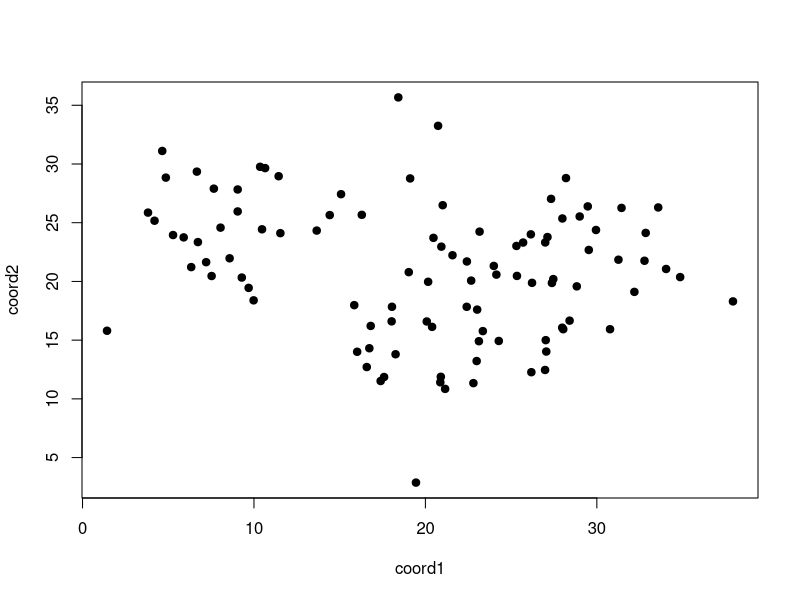
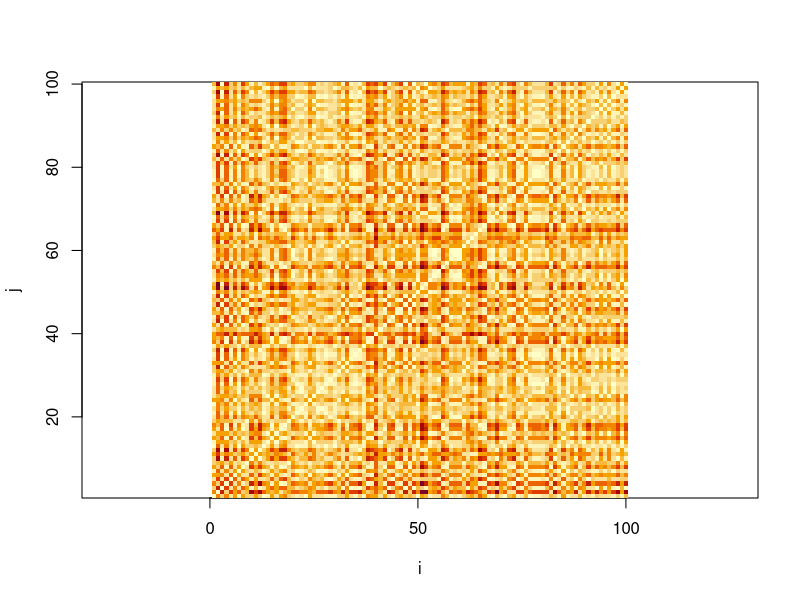
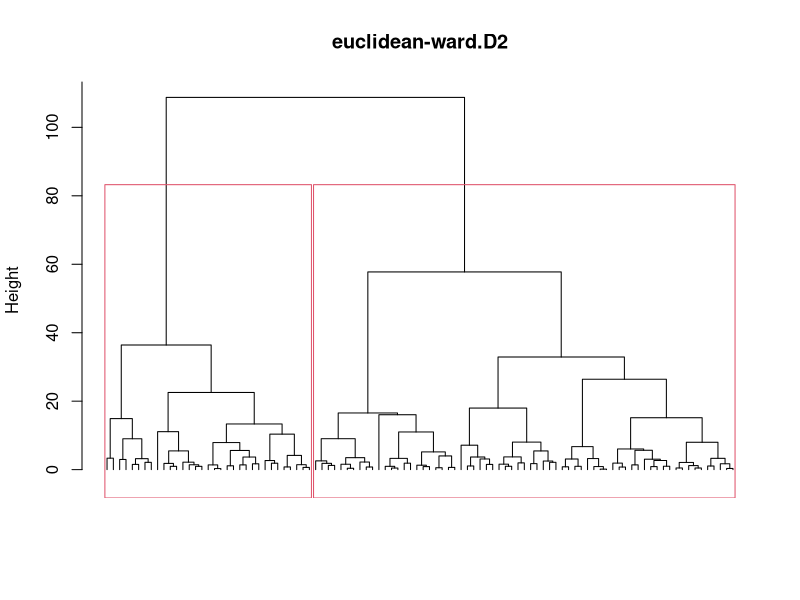
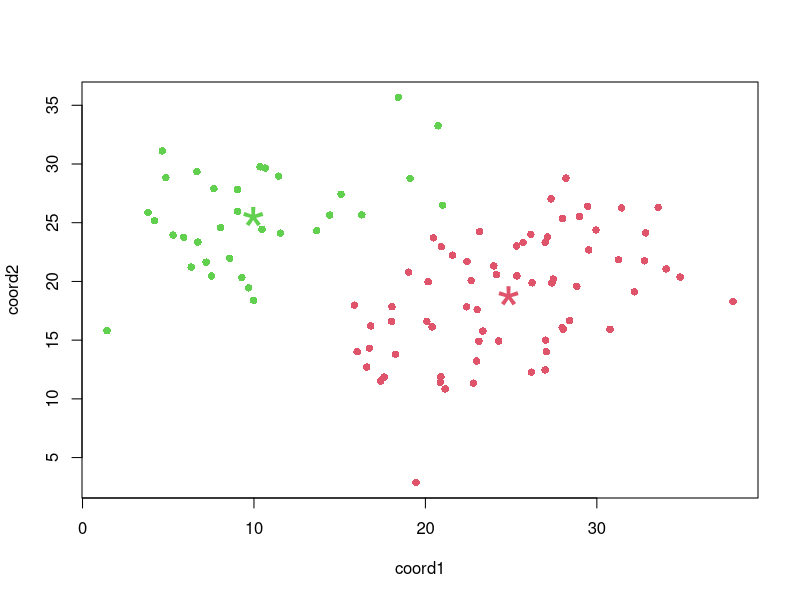
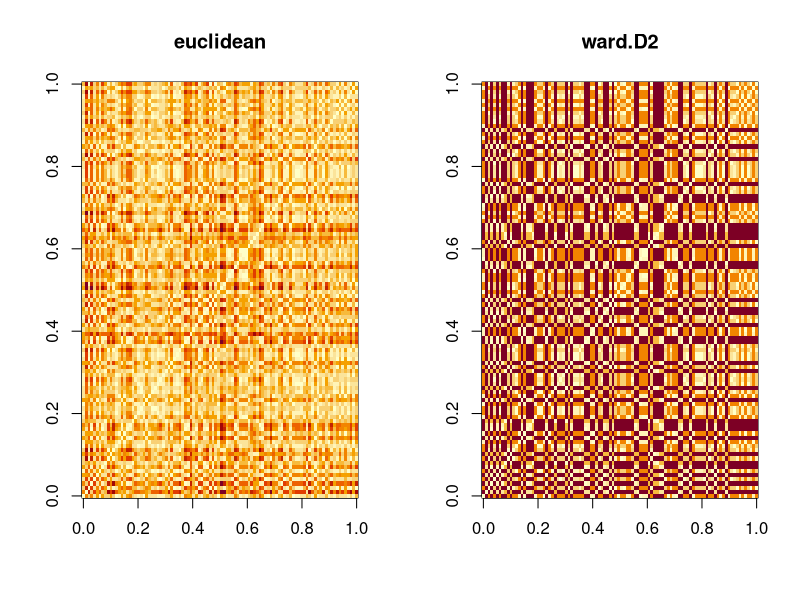
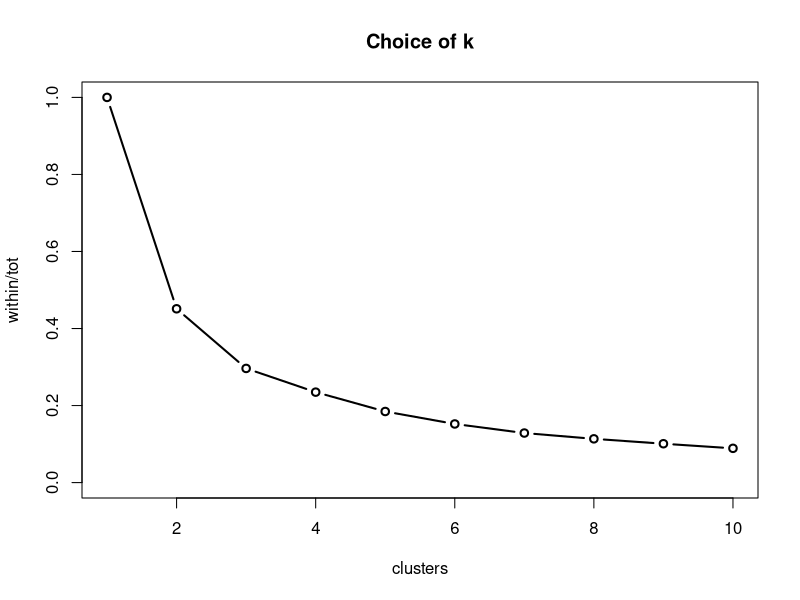
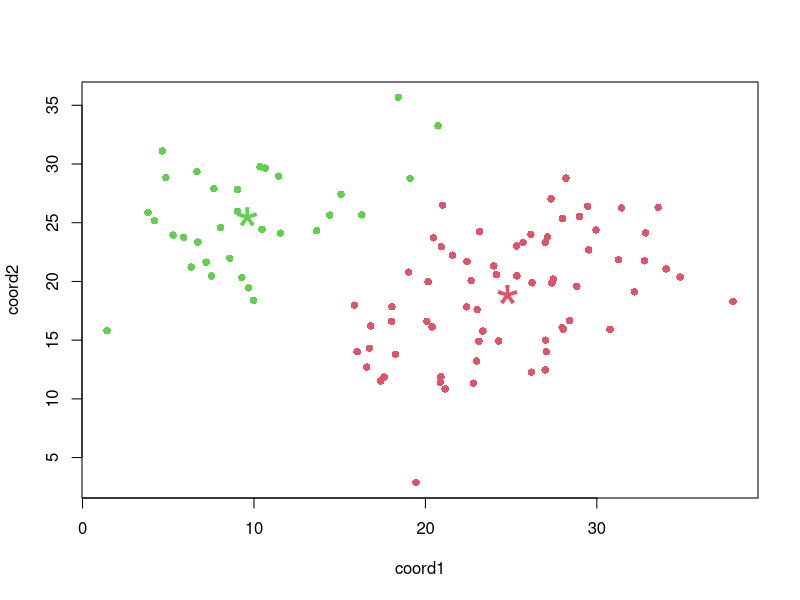
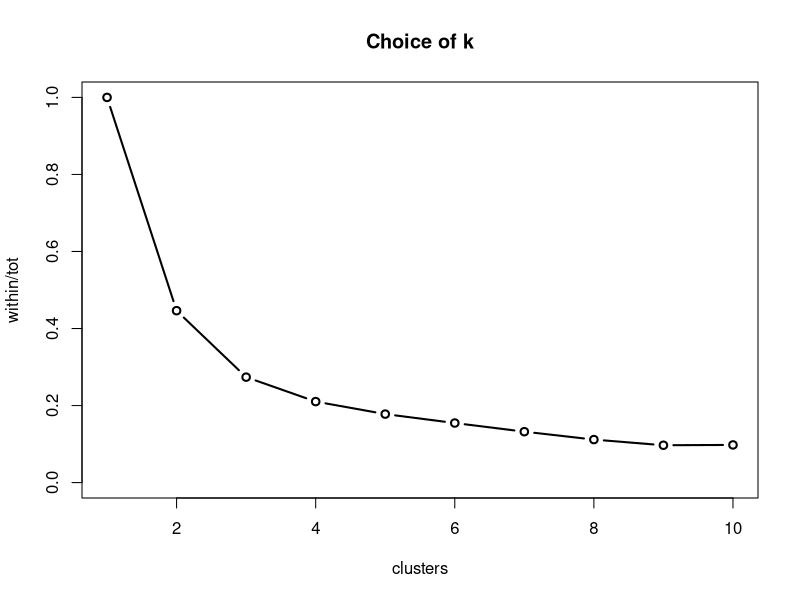

Generate these figures, in order, with R: (Note: this script raises an error after producing the figures.)
###------------###
### CLUSTERING ###----------------------------------------------------------
###------------###

### Try It Out! ###
rm(list = ls())
graphics.off()
par(mfrow=c(1,1))
cat("\014")
data <- read.table('datasets/data_clustering.txt', header = T)
### Try It Out! ###

n <- dim(data)[1]

plot(data, pch = 19)


#### Hierarchical Clustering ----

# Dissimilarity Matrix (available metrics: euclidean, manhattan, canberra)

dist <- dist(data, method = 'euclidean')
image(1:n, 1:n, as.matrix(dist), asp = 1, xlab = 'i', ylab = 'j')

# Dissimilarity Between Clusters (available methods: single, complete, average, ward.D2)

HC <- hclust(dist, method = 'ward.D2')

names(HC)
HC$merge  # order of aggregation of statistical units / clusters
HC$height # distance at which we have aggregations
HC$order  # ordering that allows to avoid intersections in the dendrogram

# Dendrogram

plot(HC, main = paste(HC$dist.method, "-" , HC$method, sep = ''), hang = -0.1, sub = '', labels = F, xlab = '')

k <- 2 # number of clusters
rect.hclust(HC, k = k)

# Clustering

cluster <- cutree(HC, k = k)
table(cluster)

plot(data, col = cluster + 1, pch = 16, lwd = 2)

means <- NULL
for(i in 1:length(unique(cluster)))
{
  means = rbind(means, sapply(data[cluster == i,], mean))
}

means
points(means, col = sort(unique(cluster)) + 1, pch = '*', cex = 4)

# Cophenetic Coefficient

coph <- cophenetic(HC)
cor(dist, coph)

par(mfrow=c(1,2))
image(as.matrix(dist), main = HC$dist.method)
image(as.matrix(coph), main = HC$method)
par(mfrow=c(1,1))


##### Choice of k (W(k)/SS_tot Plot) -----

w <- NULL
w_i <- NULL
mean <- colMeans(data)

for(k in 1:10)
{
  cluster <- cutree(HC, k = k)
  w_i <- NULL
  means <- NULL
  for(i in 1:length(unique(cluster)))
  {
    means <-  rbind(means, sapply(data[cluster == i, ], mean))
  }
  mean_bar <- colMeans(means)
  for(i in 1:length(unique(cluster)))
  {
    cluster_i_centered_rel <- data[cluster == i, ]
    cluster_i_centered_rel[, 1] <- data[cluster == i, 1] - means[i, 1]
    cluster_i_centered_rel[, 2] <- data[cluster == i, 2] - means[i, 2]
    w_i <- c(w_i, sum(cluster_i_centered_rel^2))
  }
  w <- c(w, sum(w_i))
}

data_centered <- data
data_centered[, 1] <- data[, 1] - mean[1]
data_centered[, 2] <- data[, 2] - mean[2]

t <- sum(data_centered^2)

matplot(1:10, w/t, pch = '', xlab = 'clusters', ylab = 'within/tot', main = 'Choice of k', ylim = c(0, 1))
lines(1:10, w/t, type = 'b', lwd = 2)


#### K-Means ----

k <- 2
result.k <- kmeans(data, centers = k) # Centers: fixed number of clusters

names(result.k)

result.k$cluster      # labels of clusters
result.k$centers      # centers of the clusters
result.k$totss        # tot. sum of squares
result.k$withinss     # sum of squares within clusters
result.k$tot.withinss # sum(sum of squares within cluster)
result.k$betweenss    # sum of squares between clusters
result.k$size         # dimension of the clusters

plot(data, col = result.k$cluster + 1, pch = 16, lwd = 2)
points(result.k$centers, col = sort(unique(result.k$cluster)) + 1, pch = '*', cex = 4)


##### Choice of k (W(k)/SS_tot Plot) -----

b <- NULL
w <- NULL
for(k in 1:10)
{
  result.k <- kmeans(data, k)
  w <- c(w, sum(result.k$wit))
  b <- c(b, result.k$bet)
}

matplot(1:10, w/(w+b), pch = '', xlab = 'clusters', ylab = 'within/tot', main = 'Choice of k', ylim = c(0, 1))
lines(1:10, w/(w+b), type = 'b', lwd = 2)


#### DBSCAN ----

# Choice of hyperparameters for DBSCAN
# Rule of thumb, minPts should be at least p + 1
# Can be eventually increased
minPts <- 3

# How to choose eps from minPts?
# Plot of the distances to the minPts-1 nearest neighbor
kNNdistplot(data, minPts = minPts) #!library(dbscan)
# Set a good threshold
abline(h = 2.75, col = "red", lty = 2)
threshold <- 2.75

# Run the dbscan
dbs <- dbscan(data, eps = threshold, minPts = minPts)
dbs

table(dbs$cluster)

# Plot of the resulting clustering
plot(data, col = dbs$cluster + 1, pch = 16, lwd = 2)


##### Silhouette Scores -----

# How to tune the algorithm and find the "best" eps and minPts?
# Silhouette score (from the package "cluster")
help(silhouette) #!library(cluster)

# Let's compute the silhouette score on the clustering performed before
# WARNING (specific to DBSCAN): We need to remove the noise points as they do
# not belong to a cluster, before computing the silhouette score
clustered_index <- which(dbs$cluster != 0) # Index of non noise points
clustered_points <- data[clustered_index, ] # only clustered points
clustered_labels <- dbs$cluster[clustered_index] # corresponding labels

# Silhouette coefficient is calculated for each unit i in the following way:
# sil(i) = (b(i)-a(i)) / max{a(i),b(i)} [it ranges from -1 to 1]
# where: - a(i) is the average distance of i to a point of the SAME cluster
#        - b(i) is the average distance of i to a point of the NEAREST (different) cluster
sil <- silhouette(clustered_labels, dist(clustered_points))
summary(sil)

sil_score <- function(labels, dist) {
  # Compute the average of the silhouette widths
  sil <- silhouette(labels, dist)
  sil_widths <- sil[, "sil_width"]
  mean(sil_widths)
}

sil_score(clustered_labels, dist(clustered_points))

# Grid Search
minPts_grid <- 1:20
eps_grid <- seq(threshold/5, threshold*3, length = 20)

max_share_noise <- 0.2

dbscan_perf <- function(minPts, eps) {
  # Compute the silhouette score resulting from dbscan clustering
  dbs <- dbscan(data, eps, minPts) # Run dbscan
  
  clustered_index <- which(dbs$cluster != 0) # Index of non noise points
  clustered_points <- data[clustered_index, ] # only clustered points
  clustered_labels <- dbs$cluster[clustered_index] # corresponding labels
  nb_clusters <- length(unique(clustered_labels))
  
  if ((nb_clusters > 1 & nb_clusters < n) & (length(which(dbs$cluster == 0))/n < max_share_noise)) { 
    # Silhouette score is defined only if 2 <= nb_clusters <= n-1
    sil_score(clustered_labels, dist(clustered_points))
  }
  
  else {
    # otherwise we return 0 which would be the approx. value of the silhouette
    # score if the clusters were completely overlapping
    0
  }
}

# We compute the silhouette score for all combinations of minPts and eps
perf_grid <- outer(minPts_grid, eps_grid, FUN = Vectorize(dbscan_perf))
dimnames(perf_grid) <- list(minPts_grid, eps_grid)

# Histogram of the Silhouette scores
hist(perf_grid, breaks = 20, xlab = "Silhouette score", xlim = c(-1, 1), main = NULL)

max_score <- max(perf_grid)
min_score <- min(perf_grid)
max_abs <- max(abs(max_score), abs(min_score))

image.plot(x = eps_grid, y = minPts_grid, z = perf_grid, xlab = "eps", ylab = "minPts",
           main = 'Silhouette score', col = hcl.colors(64, palette = 'Blue-Red'),
           breaks = c(seq(-max_abs, 0, length = 33)[-33], seq(0, max_abs, length = 33))) #!library(fields)
par(mfrow=c(1,1))

# Retrieve best parameter values
max_score <- max(perf_grid)
argmax_score <- which(perf_grid == max_score, arr.ind = TRUE)
best_eps <- eps_grid[argmax_score[2]]
best_minPts <- minPts_grid[argmax_score[1]]
best_eps
best_minPts
max_score

# Run the dbscan
dbs <- dbscan(data, best_eps, best_minPts)
dbs

plot(data, col = dbs$cluster + 1, pch = 16, lwd = 2)


#### Multidimensional Scaling ----

# Given the distances (dissimilarities) among n statistical units, look for 
# the k-dimensional representation (k small) of the n statistical units
# such that the distances (dissimilarities) among the representations
# of the n units are as close as possible to the original distances
# (dissimilarities) among the n units.

help(eurodist)
dist <- eurodist

mds <- cmdscale(dist, k = 2)
mds

plot(mds[, 1], mds[, 2], type = 'n', asp = 1, axes = FALSE, main = "MDS", xlab = '', ylab = '')
text(mds[, 1], mds[, 2], labels = colnames(as.matrix(dist)), cex = 0.75, pos = 3)

# Compare the original matrix d_ij = d(x_i,x_j) and delta_ij = d(y_i,y_j) 
plot(dist, dist(mds))

# Visualize the most different distances
par(cex = 0.75, mar = c(10, 10, 2, 2))
image(1:21, 1:21, asp = 1, abs(as.matrix(dist(mds)) - as.matrix(dist)), axes = F, xlab = '', ylab ='')
axis(1, at = 1:21, labels = colnames(as.matrix(dist)), las = 2, cex = 0.75)
axis(2, at = 1:21, labels = colnames(as.matrix(dist)), las = 1, cex = 0.75)
box()

# Rome-Athens
as.matrix(dist)[19,1]
as.matrix(dist(mds))[19,1]

# Cologne-Geneve
as.matrix(dist)[6,8]
as.matrix(dist(mds))[6,8]


# Compute the "stress": the higher it is, the worse
# the matching between original distances and their
# geometrical representation through MDS
Stressk <- NULL
for(k in 1:4)
{
  mds.k <- cmdscale(dist, k)
  Stress <- (sum((as.vector(dist) - as.vector(dist(mds.k)))^2) / sum(as.vector(mds.k)^2))^(1/2)
  Stressk <- c(Stressk, Stress) 
}

plot(1:4, Stressk, xlab = 'k', ylab = 'Stress', lwd = 2)
lines(1:4, Stressk, type = 'b', lwd = 2)